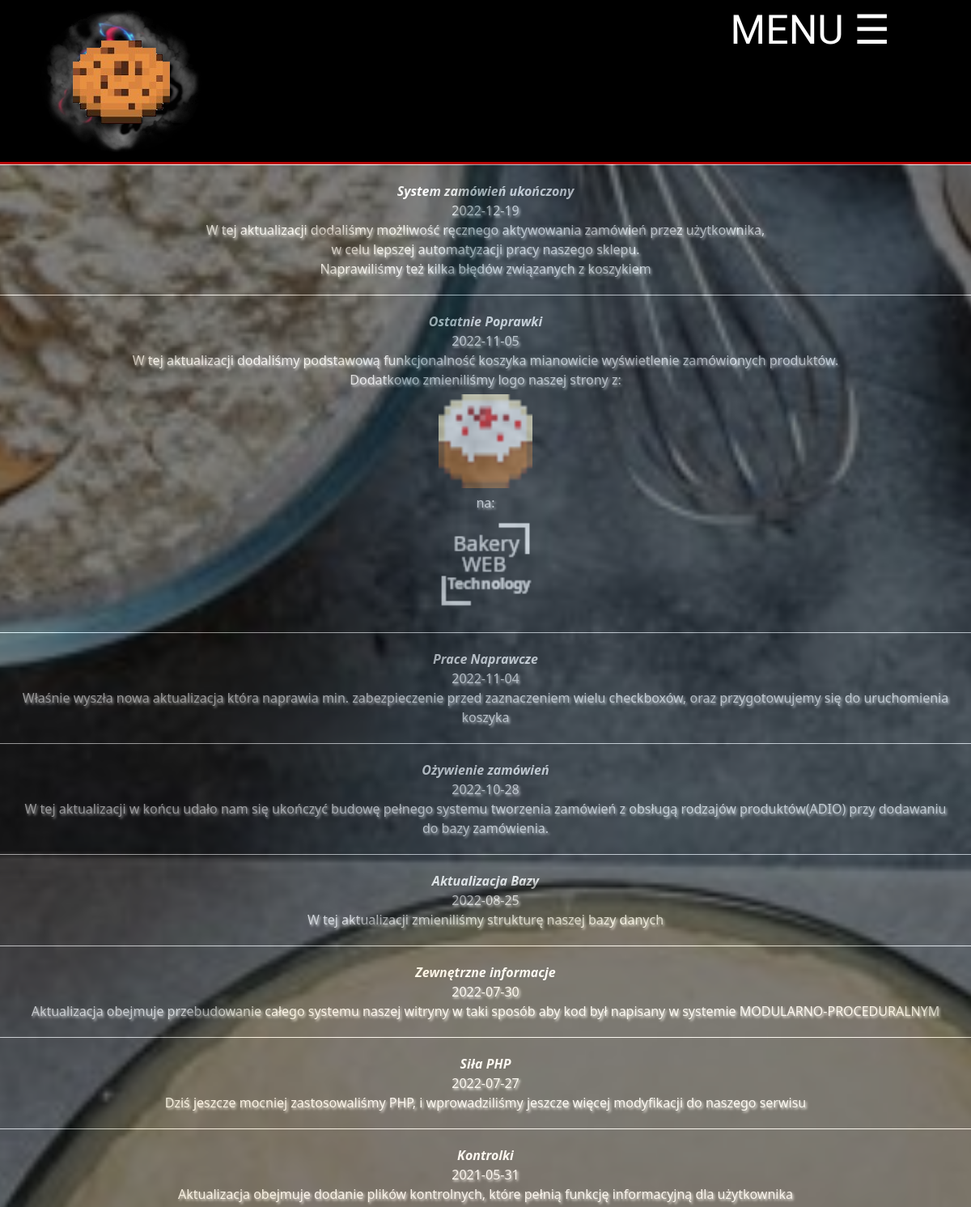
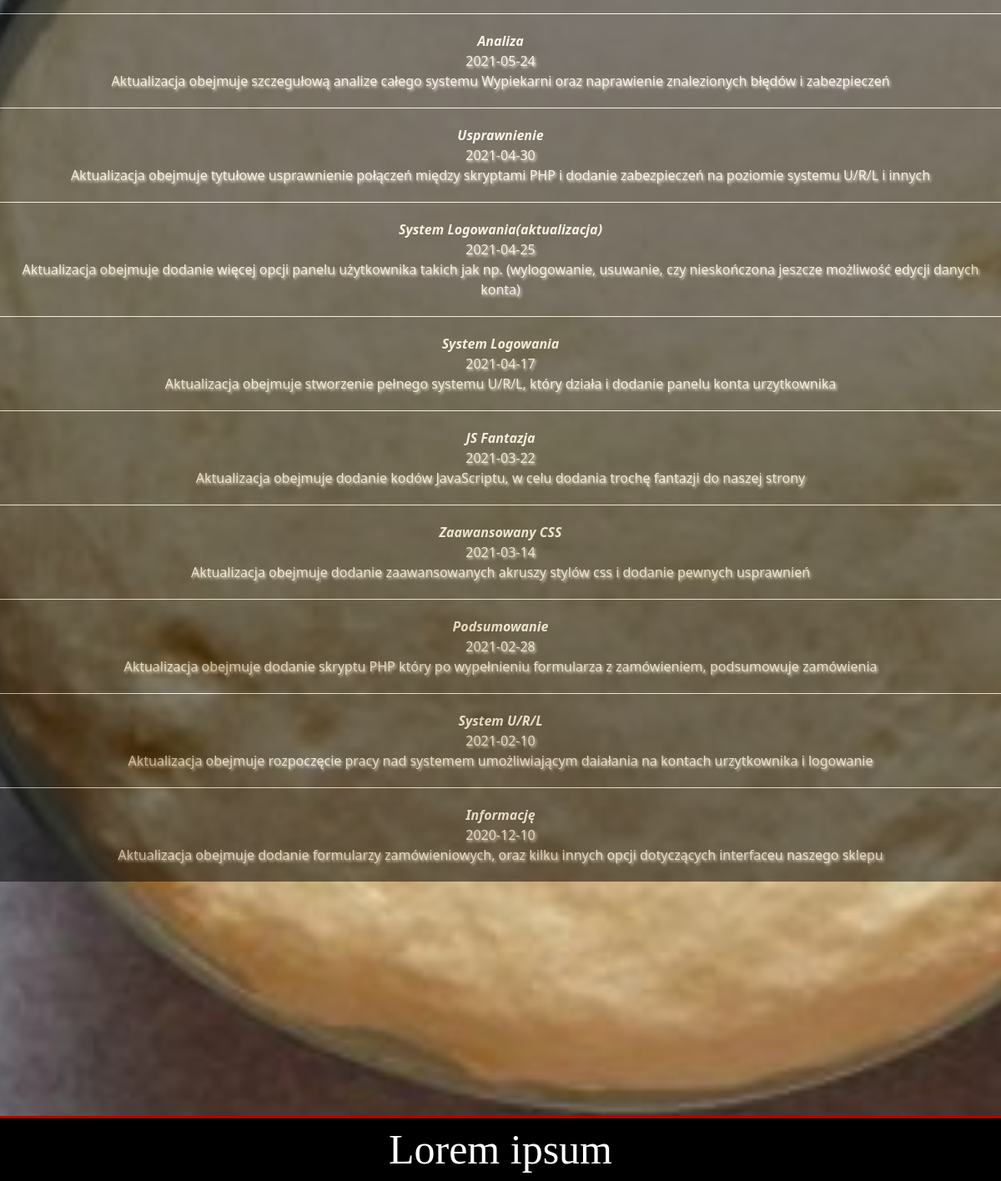
Screenshot of /aktuals.php with the database file from the repository (2 pictures, top to bottom).
### tables this page shows
CREATE TABLE `aktualizacje` (
  `id` int(11) NOT NULL,
  `Nazwa` text NOT NULL,
  `Data` date DEFAULT NULL,
  `Opis` text NOT NULL
);

### aktuals.php (the view, shortened to what this page needs)
<!DOCTYPE html>
<html lang="pl-PL">
<head>
    <link rel="stylesheet" href="css/bootstrap.min.css" type="text/css" />
    <link rel="stylesheet" href="style.css" type="text/css" />
    <link rel="stylesheet" href="css1/font.css" type="text/css" />
</head>
<body>
    <div class="up">
        <div id="logo" onclick="x()">
            <div id="a">
                <img src="img/logo1.png" title="Logo" alt="Logo" />
            </div>
        </div>
        <ol>
            <li>
                <a href="#">
                    <span id="menu-text">MENU</span> &#9776;
                </a>
            </li>
        </ol>
    </div>
    <div class="main">
        <div id="c">
            <?php
            require_once "dbconnect.php";
            $conn = @new mysqli($host, $user, $password, $database);
            if ($conn->connect_errno != 0) {
                echo "Error: " . $conn->connect_errno;
            } else {
                $result = @$conn->query("SELECT * FROM aktualizacje ORDER BY id DESC");
                while ($row = $result->fetch_assoc()) {
            ?>
                    <div id="front-zwrot">
                        <b><i><?php echo $row['Nazwa'] ?></i></b>
                        <p><?php echo $row['Data'] ?></p>
                        <p id="#"><?php echo $row['Opis'] ?></p>
                    </div>
            <?php
                }
            }
            ?>
        </div>
        <footer>Lorem ipsum</footer>
    </div>
</body>
</html>

### style.css (style rules this page uses)
body { background-color: #000; margin: 0; padding: 0; width: 100%; background-image: url("img/tło.png"); background-attachment: fixed; background-position: center; background-repeat: no-repeat; background-size: cover; }
.up { border-bottom: 3px solid #b70000; background-color: #000; margin: 0; padding: 0; width: 100%; color: #fff; font-family: "Gloria Hallelujah", cursive; display: flex; justify-content: space-between; padding-left: 50px; padding-right: 50px; }
#logo { margin: 0; width: 200px; padding: 0; float: left; }
ol { margin: 0; }
ol>li { float: right; list-style-type: none; padding: 0; font-size: 50px; text-align: center; margin: 0; }
ol>li>a { text-decoration: none; margin-right: 50px; color: #fff; }
#a { margin: 0; }
.main { padding: 0; text-align: center; height: 100%dvh; width: 100%; }
.main p, h1 { color: #000; text-shadow: #fff 0.1em 0.1em 0.2em; margin: 0; }
.main img { border-radius: 50px; width: 80vw; height: 80vw; border: #000 6px solid; }
@media screen and (min-width: 600px) { .main img { width: 800px; height: 600px; } }
footer { background-color: #000; width: 100%; text-align: center; color: #fff; font-size: 50px; min-height: 20px; font-family: "Cinzel", serif; border-top: 3px #b70000 solid; }

### aktuals.php (style rules this page uses)
#front-zwrot { width: auto; height: auto; background-color: #000; opacity: 0.5; color: #fff; padding: 20px; margin-left: auto; margin-right: auto; margin: 0; text-shadow: #000; border-top: #fff solid 1px; }
#front-zwrot>b { display: inline-block; background-color: #000; color: #fff; }
#c { overflow-y: scroll; height: 100vh; }
#front-zwrot>p { display: inline-block; color: #fff; width: 100%; }
#k { border-radius: 0; width: 128px; height: 128px; }

### rows the page displays
aktualizacje: Nazwa "System zamówień ukończony", Data "2022-12-19", Opis "W tej aktualizacji dodaliśmy możliwość ręcznego aktywowania zamówień przez użytkownika, w celu lepszej automatyzacji pracy naszego sklepu. Naprawiliśmy też kilka błędów związanych z koszykiem"
aktualizacje: Nazwa "Ostatnie Poprawki", Data "2022-11-05", Opis "W tej aktualizacji dodaliśmy podstawową funkcjonalność koszyka mianowicie wyświetlenie zamówionych produktów. Dodatkowo zmieniliśmy logo naszej strony z: na:", Opis (picture)
aktualizacje: Nazwa "Prace Naprawcze", Data "2022-11-04", Opis "Właśnie wyszła nowa aktualizacja która naprawia min. zabezpieczenie przed zaznaczeniem wielu checkboxów, oraz przygotowujemy się do uruchomienia koszyka"
aktualizacje: Nazwa "Ożywienie zamówień", Data "2022-10-28", Opis "W tej aktualizacji w końcu udało nam się ukończyć budowę pełnego systemu tworzenia zamówień z obsługą rodzajów produktów(ADIO) przy dodawaniu do bazy zamówienia."
aktualizacje: Nazwa "Aktualizacja Bazy", Data "2022-08-25", Opis "W tej aktualizacji zmieniliśmy strukturę naszej bazy danych"
aktualizacje: Nazwa "Zewnętrzne informacje", Data "2022-07-30", Opis "Aktualizacja obejmuje przebudowanie całego systemu naszej witryny w taki sposób aby kod był napisany w systemie MODULARNO-PROCEDURALNYM"
aktualizacje: Nazwa "Siła PHP", Data "2022-07-27", Opis "Dziś jeszcze mocniej zastosowaliśmy PHP, i wprowadziliśmy jeszcze więcej modyfikacji do naszego serwisu"
aktualizacje: Nazwa "Kontrolki", Data "2021-05-31", Opis "Aktualizacja obejmuje dodanie plików kontrolnych, które pełnią funkcję informacyjną dla użytkownika"
aktualizacje: Nazwa "Analiza", Data "2021-05-24", Opis "Aktualizacja obejmuje szczegułową analize całego systemu Wypiekarni oraz naprawienie znalezionych błędów i zabezpieczeń"
aktualizacje: Nazwa "Usprawnienie", Data "2021-04-30", Opis "Aktualizacja obejmuje tytułowe usprawnienie połączeń między skryptami PHP i dodanie zabezpieczeń na poziomie systemu U/R/L i innych"
aktualizacje: Nazwa "System Logowania(aktualizacja)", Data "2021-04-25", Opis "Aktualizacja obejmuje dodanie więcej opcji panelu użytkownika takich jak np. (wylogowanie, usuwanie, czy nieskończona jeszcze możliwość edycji danych konta)"
aktualizacje: Nazwa "System Logowania", Data "2021-04-17", Opis "Aktualizacja obejmuje stworzenie pełnego systemu U/R/L, który działa i dodanie panelu konta urzytkownika"
aktualizacje: Nazwa "JS Fantazja", Data "2021-03-22", Opis "Aktualizacja obejmuje dodanie kodów JavaScriptu, w celu dodania trochę fantazji do naszej strony"
aktualizacje: Nazwa "Zaawansowany CSS", Data "2021-03-14", Opis "Aktualizacja obejmuje dodanie zaawansowanych akruszy stylów css i dodanie pewnych usprawnień"
aktualizacje: Nazwa "Podsumowanie", Data "2021-02-28", Opis "Aktualizacja obejmuje dodanie skryptu PHP który po wypełnieniu formularza z zamówieniem, podsumowuje zamówienia"
aktualizacje: Nazwa "System U/R/L", Data "2021-02-10", Opis "Aktualizacja obejmuje rozpoczęcie pracy nad systemem umożliwiającym daiałania na kontach urzytkownika i logowanie"
aktualizacje: Nazwa "Informację", Data "2020-12-10", Opis "Aktualizacja obejmuje dodanie formularzy zamówieniowych, oraz kilku innych opcji dotyczących interfaceu naszego sklepu"
